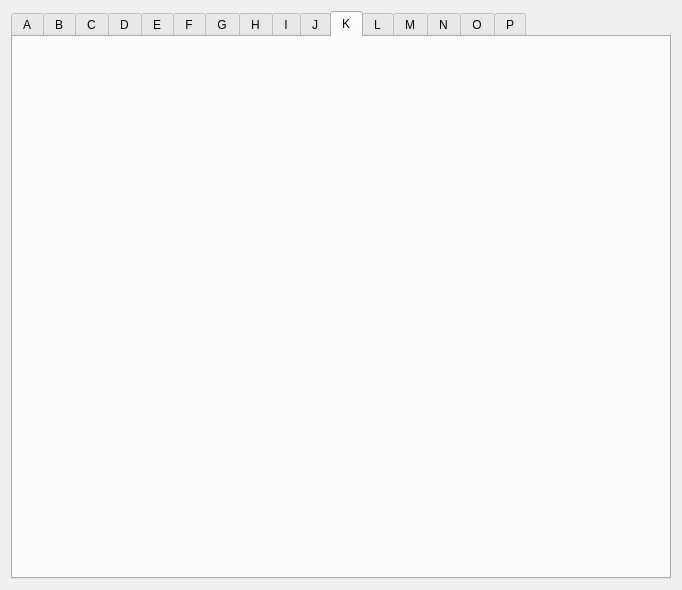
<?xml version="1.0" encoding="UTF-8"?>
<ui version="4.0">
 <class>EFrame</class>
 <widget class="QEFrame" name="EFrame">
  <property name="geometry">
   <rect>
    <x>0</x>
    <y>0</y>
    <width>682</width>
    <height>590</height>
   </rect>
  </property>
  <property name="windowTitle">
   <string>Motor record settings</string>
  </property>
  <layout class="QVBoxLayout" name="verticalLayout">
   <item>
    <widget class="QTabWidget" name="tabWidget">
     <property name="tabPosition">
      <enum>QTabWidget::North</enum>
     </property>
     <property name="tabShape">
      <enum>QTabWidget::Rounded</enum>
     </property>
     <property name="currentIndex">
      <number>10</number>
     </property>
     <property name="documentMode">
      <bool>false</bool>
     </property>
     <property name="movable">
      <bool>false</bool>
     </property>
     <widget class="QWidget" name="tab">
      <attribute name="title">
       <string>A</string>
      </attribute>
      <layout class="QVBoxLayout" name="verticalLayout_2">
       <item>
        <widget class="QEForm" name="qeform">
         <property name="uiFile" stdset="0">
          <string>galil_motor_settings.ui</string>
         </property>
         <property name="variableSubstitutions" stdset="0">
          <string>M=$(M1)</string>
         </property>
        </widget>
       </item>
      </layout>
     </widget>
     <widget class="QWidget" name="tab_2">
      <attribute name="title">
       <string>B</string>
      </attribute>
      <layout class="QVBoxLayout" name="verticalLayout_3">
       <item>
        <widget class="QEForm" name="qeform_2">
         <property name="uiFile" stdset="0">
          <string>galil_motor_settings.ui</string>
         </property>
         <property name="variableSubstitutions" stdset="0">
          <string>M=$(M2)</string>
         </property>
        </widget>
       </item>
      </layout>
     </widget>
     <widget class="QWidget" name="tab_3">
      <attribute name="title">
       <string>C</string>
      </attribute>
      <layout class="QVBoxLayout" name="verticalLayout_4">
       <item>
        <widget class="QEForm" name="qeform_3">
         <property name="uiFile" stdset="0">
          <string>galil_motor_settings.ui</string>
         </property>
         <property name="variableSubstitutions" stdset="0">
          <string>M=$(M3)</string>
         </property>
        </widget>
       </item>
      </layout>
     </widget>
     <widget class="QWidget" name="tab_4">
      <attribute name="title">
       <string>D</string>
      </attribute>
      <layout class="QVBoxLayout" name="verticalLayout_5">
       <item>
        <widget class="QEForm" name="qeform_4">
         <property name="uiFile" stdset="0">
          <string>galil_motor_settings.ui</string>
         </property>
         <property name="variableSubstitutions" stdset="0">
          <string>M=$(M4)</string>
         </property>
        </widget>
       </item>
      </layout>
     </widget>
     <widget class="QWidget" name="tab_5">
      <attribute name="title">
       <string>E</string>
      </attribute>
      <layout class="QVBoxLayout" name="verticalLayout_6">
       <item>
        <widget class="QEForm" name="qeform_5">
         <property name="uiFile" stdset="0">
          <string>galil_motor_settings.ui</string>
         </property>
         <property name="variableSubstitutions" stdset="0">
          <string>M=$(M5)</string>
         </property>
        </widget>
       </item>
      </layout>
     </widget>
     <widget class="QWidget" name="tab_6">
      <attribute name="title">
       <string>F</string>
      </attribute>
      <layout class="QVBoxLayout" name="verticalLayout_7">
       <item>
        <widget class="QEForm" name="qeform_6">
         <property name="uiFile" stdset="0">
          <string>galil_motor_settings.ui</string>
         </property>
         <property name="variableSubstitutions" stdset="0">
          <string>M=$(M6)</string>
         </property>
        </widget>
       </item>
      </layout>
     </widget>
     <widget class="QWidget" name="tab_7">
      <attribute name="title">
       <string>G</string>
      </attribute>
      <layout class="QVBoxLayout" name="verticalLayout_8">
       <item>
        <widget class="QEForm" name="qeform_7">
         <property name="uiFile" stdset="0">
          <string>galil_motor_settings.ui</string>
         </property>
         <property name="variableSubstitutions" stdset="0">
          <string>M=$(M7)</string>
         </property>
        </widget>
       </item>
      </layout>
     </widget>
     <widget class="QWidget" name="tab_8">
      <attribute name="title">
       <string>H</string>
      </attribute>
      <layout class="QVBoxLayout" name="verticalLayout_9">
       <item>
        <widget class="QEForm" name="qeform_8">
         <property name="uiFile" stdset="0">
          <string>galil_motor_settings.ui</string>
         </property>
         <property name="variableSubstitutions" stdset="0">
          <string>M=$(M8)</string>
         </property>
        </widget>
       </item>
      </layout>
     </widget>
     <widget class="QWidget" name="tab_9">
      <attribute name="title">
       <string>I</string>
      </attribute>
      <layout class="QVBoxLayout" name="verticalLayout_10">
       <item>
        <widget class="QEForm" name="qeform_9">
         <property name="uiFile" stdset="0">
          <string>galil_csmotor_settings.ui</string>
         </property>
         <property name="variableSubstitutions" stdset="0">
          <string>M=$(M9)</string>
         </property>
        </widget>
       </item>
      </layout>
     </widget>
     <widget class="QWidget" name="tab_10">
      <attribute name="title">
       <string>J</string>
      </attribute>
      <layout class="QVBoxLayout" name="verticalLayout_11">
       <item>
        <widget class="QEForm" name="qeform_10">
         <property name="uiFile" stdset="0">
          <string>galil_csmotor_settings.ui</string>
         </property>
         <property name="variableSubstitutions" stdset="0">
          <string>M=$(M10)</string>
         </property>
        </widget>
       </item>
      </layout>
     </widget>
     <widget class="QWidget" name="tab_11">
      <attribute name="title">
       <string>K</string>
      </attribute>
      <layout class="QVBoxLayout" name="verticalLayout_12">
       <item>
        <widget class="QEForm" name="qeform_11">
         <property name="uiFile" stdset="0">
          <string>galil_csmotor_settings.ui</string>
         </property>
         <property name="variableSubstitutions" stdset="0">
          <string>M=$(M11)</string>
         </property>
        </widget>
       </item>
      </layout>
     </widget>
     <widget class="QWidget" name="tab_12">
      <attribute name="title">
       <string>L</string>
      </attribute>
      <layout class="QVBoxLayout" name="verticalLayout_13">
       <item>
        <widget class="QEForm" name="qeform_12">
         <property name="uiFile" stdset="0">
          <string>galil_csmotor_settings.ui</string>
         </property>
         <property name="variableSubstitutions" stdset="0">
          <string>M=$(M12)</string>
         </property>
        </widget>
       </item>
      </layout>
     </widget>
     <widget class="QWidget" name="tab_13">
      <attribute name="title">
       <string>M</string>
      </attribute>
      <layout class="QVBoxLayout" name="verticalLayout_14">
       <item>
        <widget class="QEForm" name="qeform_13">
         <property name="uiFile" stdset="0">
          <string>galil_csmotor_settings.ui</string>
         </property>
         <property name="variableSubstitutions" stdset="0">
          <string>M=$(M13)</string>
         </property>
        </widget>
       </item>
      </layout>
     </widget>
     <widget class="QWidget" name="tab_14">
      <attribute name="title">
       <string>N</string>
      </attribute>
      <layout class="QVBoxLayout" name="verticalLayout_15">
       <item>
        <widget class="QEForm" name="qeform_14">
         <property name="uiFile" stdset="0">
          <string>galil_csmotor_settings.ui</string>
         </property>
         <property name="variableSubstitutions" stdset="0">
          <string>M=$(M14)</string>
         </property>
        </widget>
       </item>
      </layout>
     </widget>
     <widget class="QWidget" name="tab_15">
      <attribute name="title">
       <string>O</string>
      </attribute>
      <layout class="QVBoxLayout" name="verticalLayout_16">
       <item>
        <widget class="QEForm" name="qeform_15">
         <property name="uiFile" stdset="0">
          <string>galil_csmotor_settings.ui</string>
         </property>
         <property name="variableSubstitutions" stdset="0">
          <string>M=$(M15)</string>
         </property>
        </widget>
       </item>
      </layout>
     </widget>
     <widget class="QWidget" name="tab_16">
      <attribute name="title">
       <string>P</string>
      </attribute>
      <layout class="QVBoxLayout" name="verticalLayout_17">
       <item>
        <widget class="QEForm" name="qeform_16">
         <property name="uiFile" stdset="0">
          <string>galil_csmotor_settings.ui</string>
         </property>
         <property name="variableSubstitutions" stdset="0">
          <string>M=$(M16)</string>
         </property>
        </widget>
       </item>
      </layout>
     </widget>
    </widget>
   </item>
  </layout>
 </widget>
 <customwidgets>
  <customwidget>
   <class>QEForm</class>
   <extends>QWidget</extends>
   <header>QEForm.h</header>
  </customwidget>
  <customwidget>
   <class>QEFrame</class>
   <extends>QFrame</extends>
   <header>QEFrame.h</header>
   <container>1</container>
  </customwidget>
 </customwidgets>
 <resources/>
 <connections/>
</ui>
